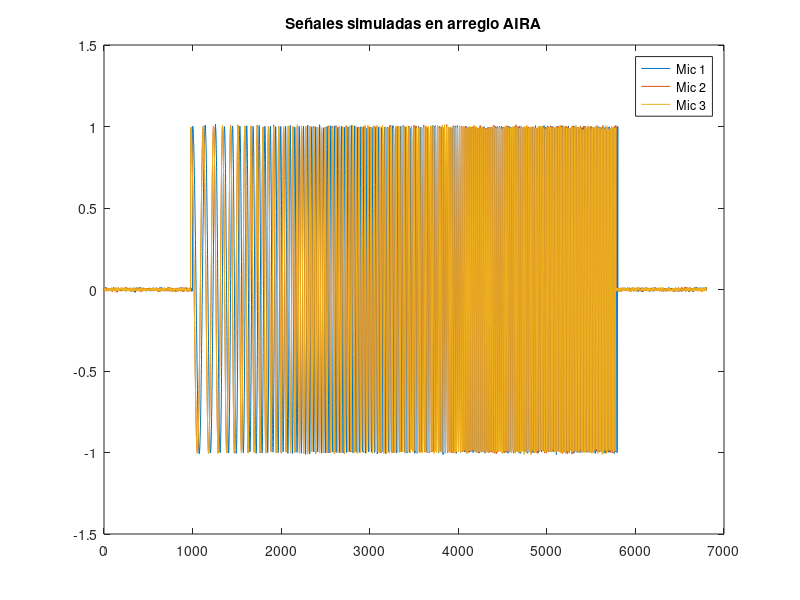
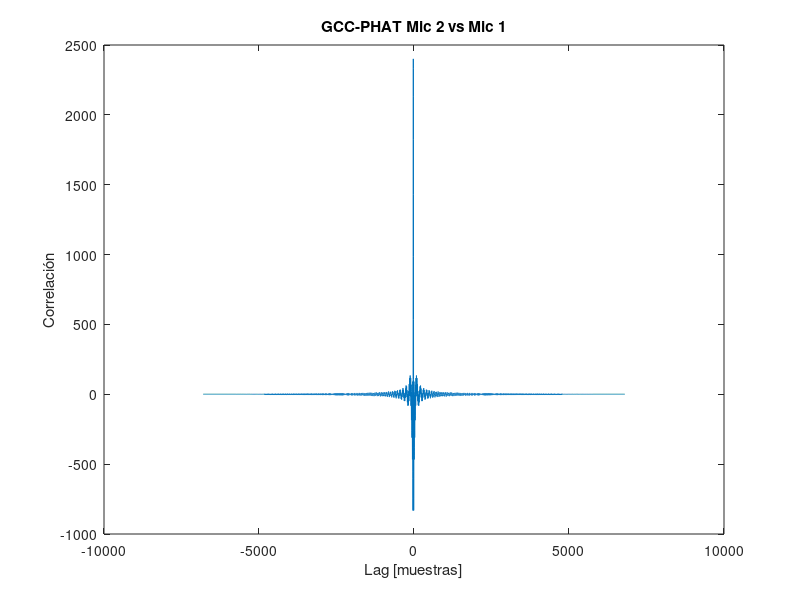
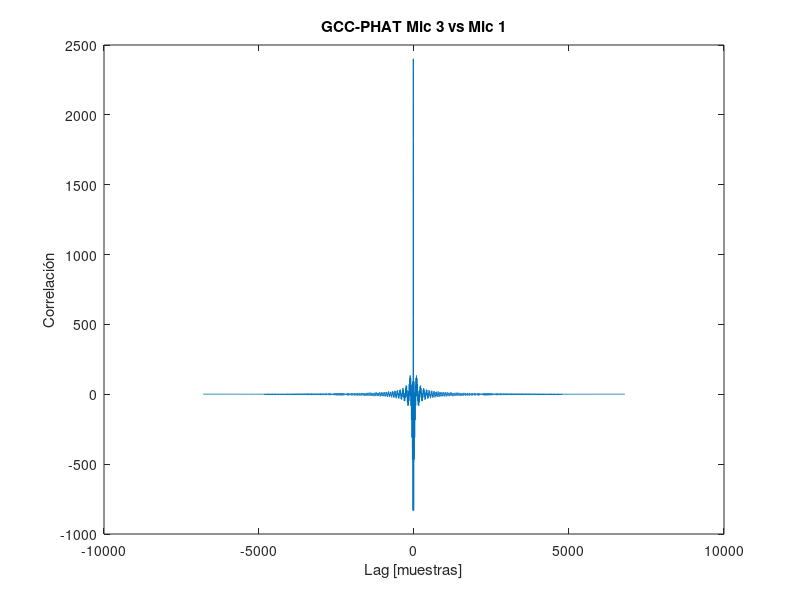

MATLAB code to generate these figures, in order:
clear all; close all; clc;

pkg load signal;

% =========================
% Parámetros
% =========================
fs = 48000;
c = 343;
d = 0.18;              % distancia entre micrófonos [m]
theta_real = 60;       % ángulo real en grados
theta = deg2rad(theta_real);

dur = 0.1;
t = 0:1/fs:dur;

% Fuente simulada
s = chirp(t, 300, dur, 3000);

% =========================
% Geometría tipo AIRA
% Mic 1 como referencia
% Triángulo equilátero
% =========================
mic1 = [0, 0];
mic2 = [-d, 0];
mic3 = [-d/2, -sqrt(3)*d/2];

mics = [mic1; mic2; mic3];

% Vector de dirección de llegada
u = [sin(theta), cos(theta)];

% Delays relativos respecto a mic 1
tau = zeros(3,1);

for m = 1:3
    tau(m) = dot(mics(m,:) - mic1, u) / c;
end

delay_samples = round(tau * fs);

disp("Delays reales en muestras:");
disp(delay_samples);

% =========================
% Crear señales de micrófonos
% =========================
Npad = 1000;
s_pad = [zeros(1,Npad), s, zeros(1,Npad)];

x = zeros(3, length(s_pad));

for m = 1:3
    shift = delay_samples(m);

    if shift >= 0
        x(m,:) = [zeros(1,shift), s_pad(1:end-shift)];
    else
        shift = abs(shift);
        x(m,:) = [s_pad(shift+1:end), zeros(1,shift)];
    end
end

% Ruido opcional
noise_w = 0.005;
x = x + noise_w * randn(size(x));

% =========================
% Función GCC
% =========================
function [delay_samp, cc, lags] = gcc(sig, refsig)
    n = length(sig) + length(refsig);

    SIG = fft(sig, n);
    REF = fft(refsig, n);

    R = SIG .* conj(REF);


    cc = real(ifft(R));
    cc = fftshift(cc);

    max_shift = floor(n/2);
    lags = -max_shift:(max_shift-1);

    [~, idx] = max(abs(cc));
    delay_samp = lags(idx);
endfunction

% =========================
% Estimar delays respecto a mic1
% =========================
[d21, cc21, lags21] = gcc(x(2,:), x(1,:));
[d31, cc31, lags31] = gcc(x(3,:), x(1,:));

printf("Delay estimado mic2-mic1: %d muestras\n", d21);
printf("Delay estimado mic3-mic1: %d muestras\n", d31);

% =========================
% Estimar ángulo
% Usamos mic2 vs mic1:
% tau21 = -d*sin(theta)/c
% =========================
tau21_est = d21 / fs;

sin_theta_est = -tau21_est * c / d;

% Limitar por errores numéricos
sin_theta_est = max(min(sin_theta_est, 1), -1);

theta_est = rad2deg(asin(sin_theta_est));

printf("Ángulo real: %.2f grados\n", theta_real);
printf("Ángulo estimado usando mic2-mic1: %.2f grados\n", theta_est);

% =========================
% Gráficas
% =========================
figure;
plot(x(1,:)); hold on;
plot(x(2,:));
plot(x(3,:));
legend("Mic 1", "Mic 2", "Mic 3");
title("Señales simuladas en arreglo AIRA");

figure;
plot(lags21, cc21);
title("GCC-PHAT Mic 2 vs Mic 1");
xlabel("Lag [muestras]");
ylabel("Correlación");

figure;
plot(lags31, cc31);
title("GCC-PHAT Mic 3 vs Mic 1");
xlabel("Lag [muestras]");
ylabel("Correlación");
